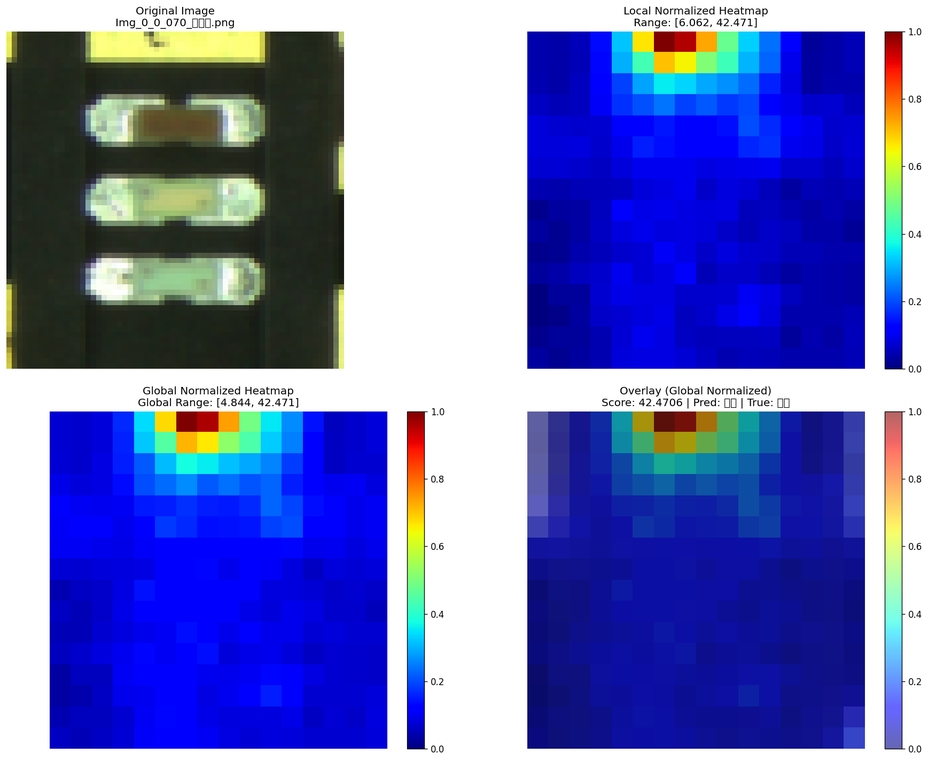
#> input picture padim/detection_heatmaps/heatmap_global_Img_0_0_070 (2).png, 928 x 761 px, shrunk from 1737 x 1424 before the run; its folder holds only this picture in this run
$ python -i color.py   (imports and definitions only)
#> lines starting #> are read from the running program, lines starting #| are printed output that depends on the picture; after the words box and inside, x2 and y2 are one past the last pixel; in counts of white or black regions, pixels touching at a corner belong together
import cv2
import numpy as np
import os
import glob

def calculate_bright_ratio(image_path, brightness_threshold=160):
    """
    计算灰度图中亮度超过 brightness_threshold 的像素占比
    """
#> called with brightness_threshold = 160
    img = cv2.imread(image_path)
#> img is the input picture: shape (761, 928, 3); mean B, G, R 187.5, 111.7, 103.4
    if img is None:
        return 0.0

    # 1. 转灰度
    gray = cv2.cvtColor(img, cv2.COLOR_BGR2GRAY)
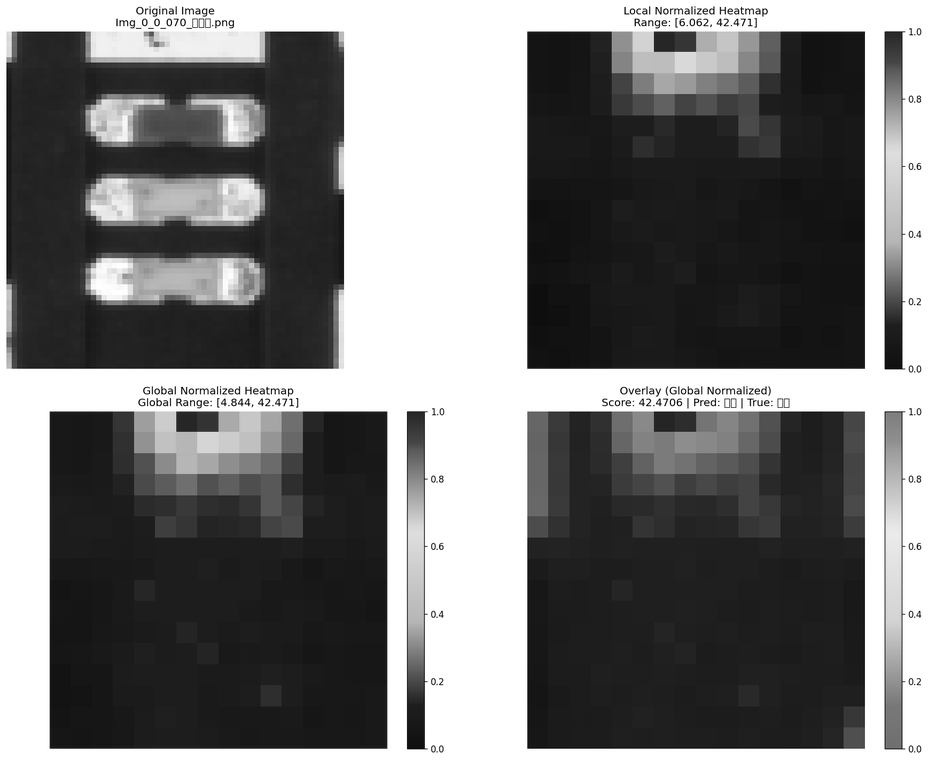
#> gray: shape (761, 928); min 0, max 255, mean 117.9

    # 2. 二值化：找出高亮区域 (焊点/反光)
    # 这里的 160 是一个经验值，你可以根据实际图片亮度调整
    # 如果焊点非常亮，可以设高一点 (比如 200)
    _, bright_mask = cv2.threshold(gray, brightness_threshold, 255, cv2.THRESH_BINARY)
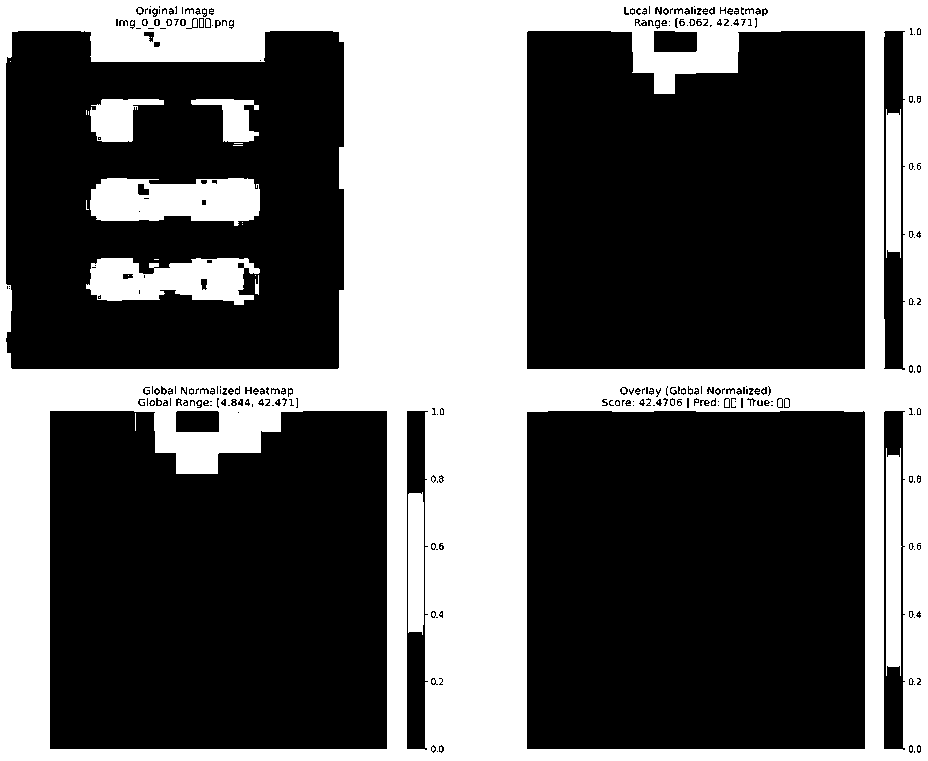
#> bright_mask: shape (761, 928); 37.6% white; 93 white regions (83 under 20 px), largest, box (x1, y1, x2, y2) and area: (0, 0, 928, 761) 242031, (90, 178, 260, 226) 6443, (86, 258, 260, 305) 5716

    # 3. 计算占比
    total_pixels = gray.shape[0] * gray.shape[1]
#> total_pixels = 706208
    bright_pixels = cv2.countNonZero(bright_mask)
#> bright_pixels = 265483
    ratio = bright_pixels / total_pixels
#> ratio = 0.376

    return ratio

# [57 lines left out: function main, not called in this run]

# [2 lines not run here, left out]

>>> result = calculate_bright_ratio('detection_heatmaps/heatmap_global_Img_0_0_070 (2).png')
#> result = 0.376

$ run again, on padim/detection_heatmaps/heatmap_global_Img_0_0_071 (2).png
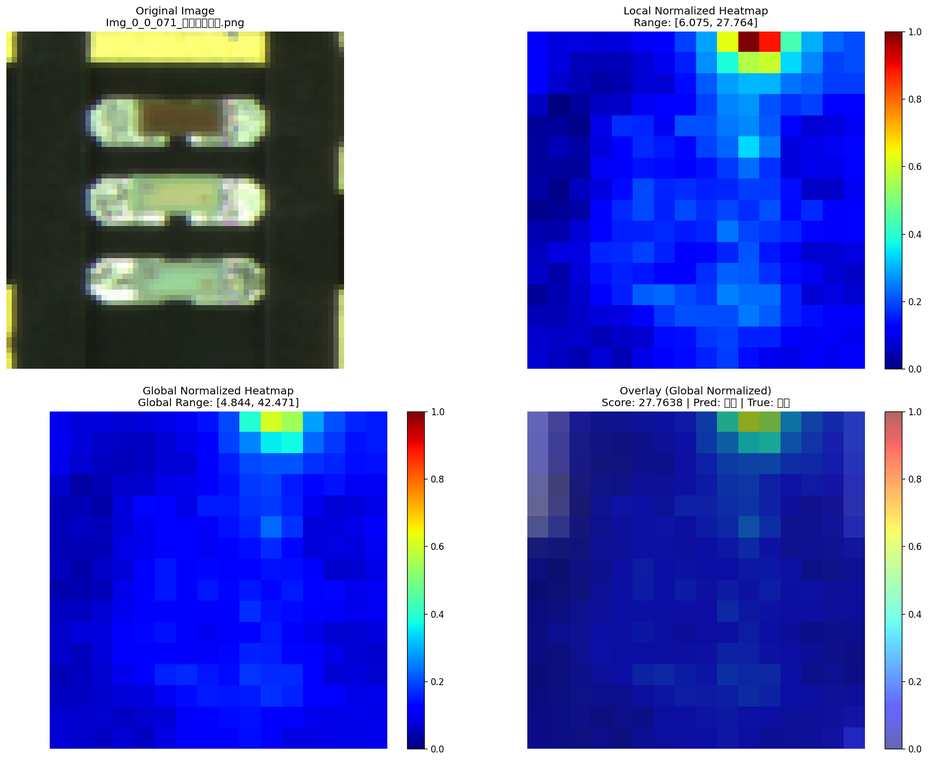
#> input picture padim/detection_heatmaps/heatmap_global_Img_0_0_071 (2).png, 928 x 761 px, shrunk from 1737 x 1424 before the run
#> in calculate_bright_ratio, img is the input picture: shape (761, 928, 3); mean B, G, R 194.5, 112.3, 101.8
#> in calculate_bright_ratio, `gray = cv2.cvtColor(img, cv2.COLOR_BGR2GRAY)`:
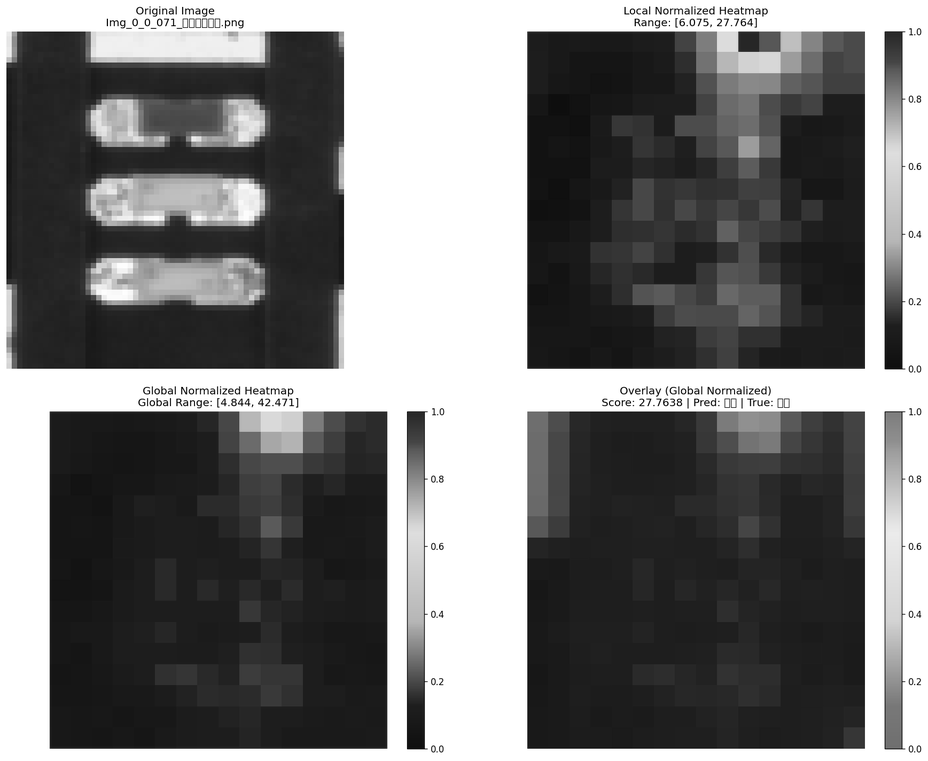
#> gray: shape (761, 928); min 0, max 255, mean 118.5
#> in calculate_bright_ratio, `_, bright_mask = cv2.threshold(gray, brightness_threshold, 255, cv2.TH..`:
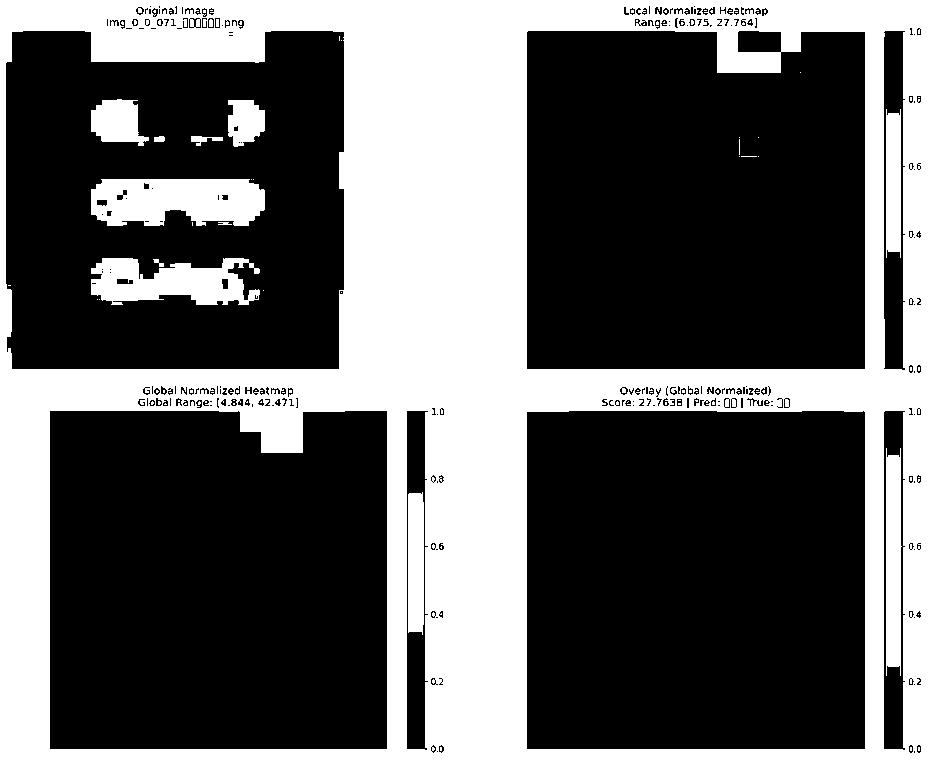
#> bright_mask: shape (761, 928); 37% white; 102 white regions (88 under 20 px), largest, box (x1, y1, x2, y2) and area: (0, 0, 928, 761) 237620, (91, 179, 265, 226) 6881, (91, 258, 260, 305) 5326
#> bright_pixels = 261351
#> ratio = 0.37

$ run again, on padim/detection_heatmaps/heatmap_global_Img_0_0_072 (2).png
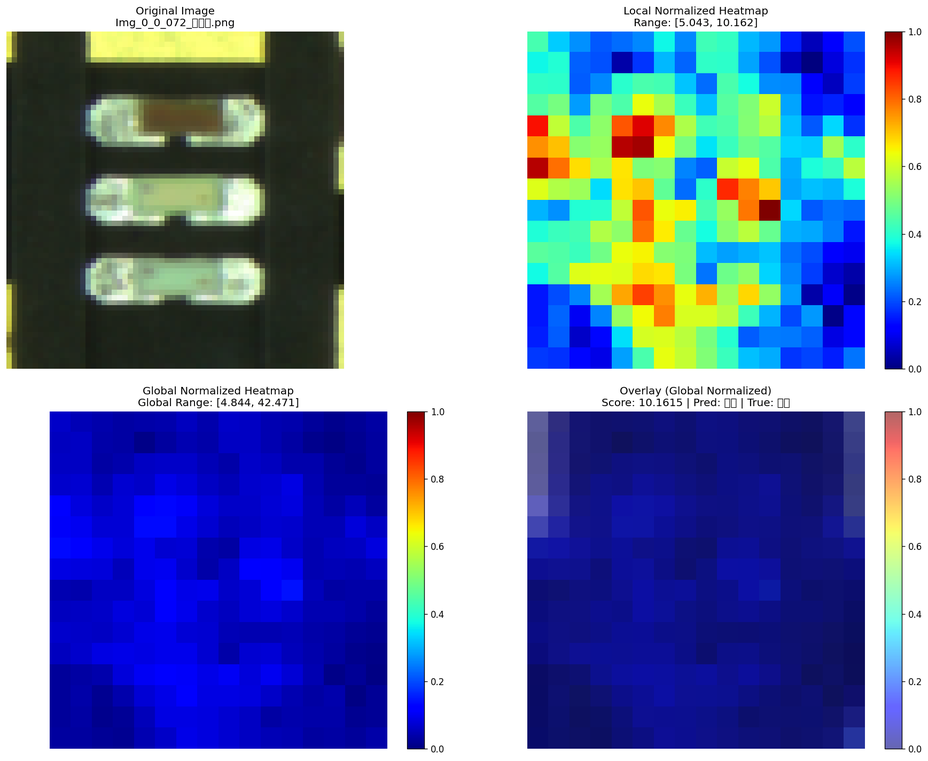
#> input picture padim/detection_heatmaps/heatmap_global_Img_0_0_072 (2).png, 928 x 761 px, shrunk from 1737 x 1424 before the run
#> in calculate_bright_ratio, img is the input picture: shape (761, 928, 3); mean B, G, R 173.9, 130.1, 113.6
#> in calculate_bright_ratio, `gray = cv2.cvtColor(img, cv2.COLOR_BGR2GRAY)`:
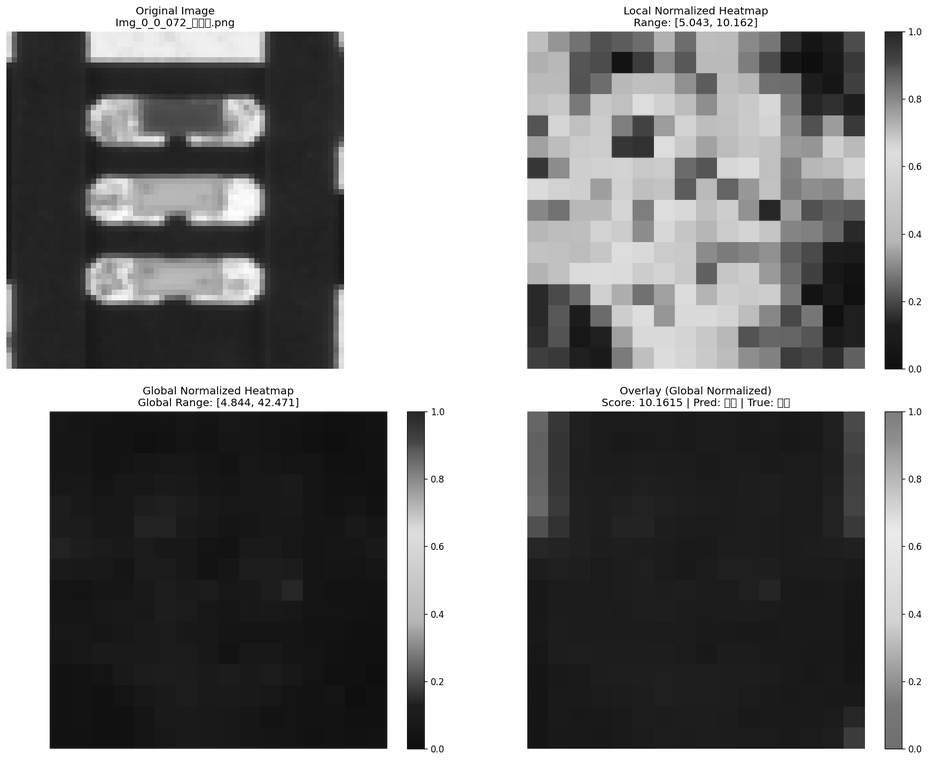
#> gray: shape (761, 928); min 0, max 255, mean 130.1
#> in calculate_bright_ratio, `_, bright_mask = cv2.threshold(gray, brightness_threshold, 255, cv2.TH..`:
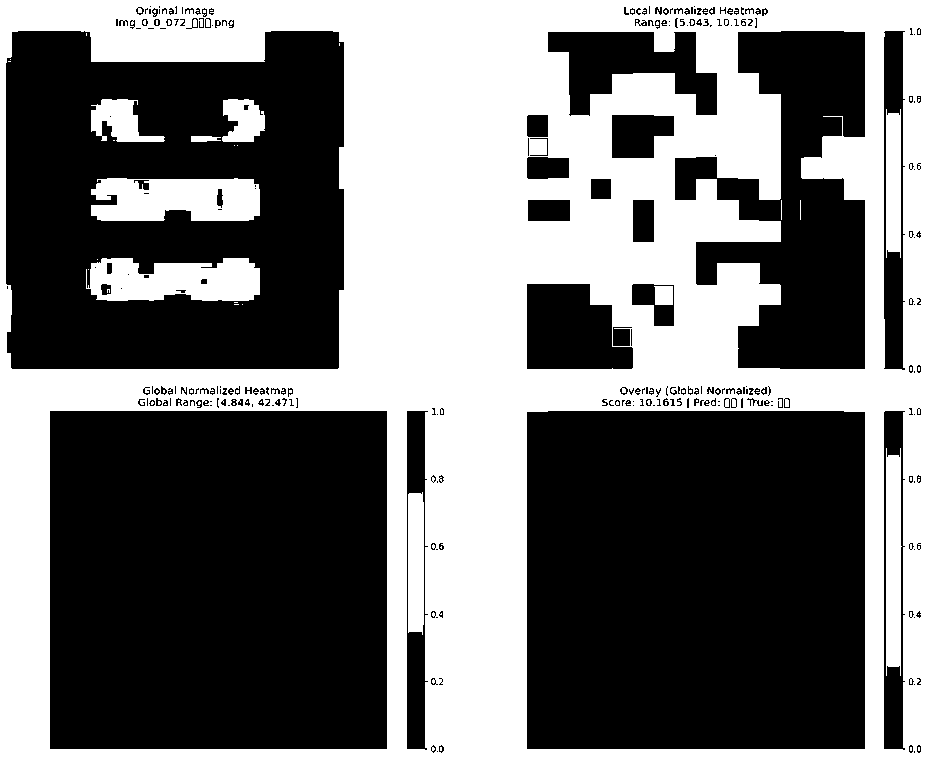
#> bright_mask: shape (761, 928); 44.3% white; 93 white regions (80 under 20 px), largest, box (x1, y1, x2, y2) and area: (0, 0, 928, 761) 288876, (91, 178, 260, 221) 6295, (86, 258, 260, 301) 6003
#> bright_pixels = 312800
#> ratio = 0.443
